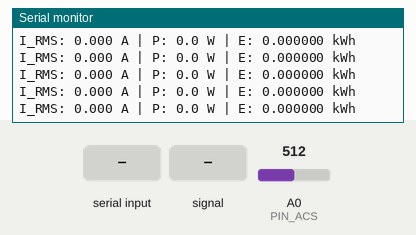
Simulated run of this program. Board: ESP8266 (Wemos D1 mini). Shown: the last lines printed to the serial monitor. The test bench sets the inputs (shaded band); at power-on: A0 (PIN_ACS) = 512.

Above: at 2.5 s.
2.6 s: ">\n" received over Serial
At 2.91 s:
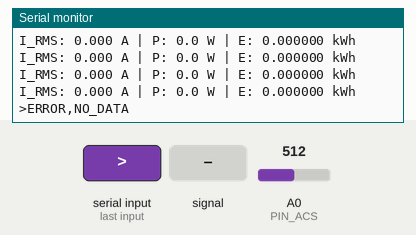
4.2 s: "SET_V\n" received over Serial
At 4.55 s:
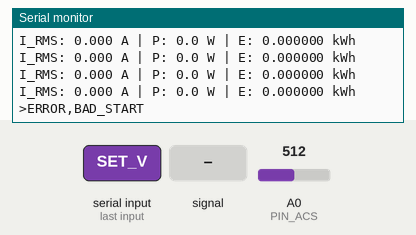
5.9 s: ">,45\n" received over Serial
At 6.18 s:
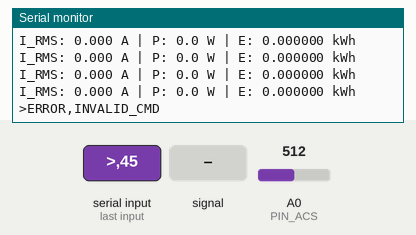
7.5 s: A0 (PIN_ACS) fed a 200 Hz sine of ±81 counts around its level
At 7.77 s:
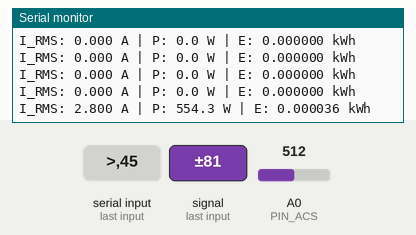
9.0 s: A0 (PIN_ACS) set to 716
At 9.17 s:
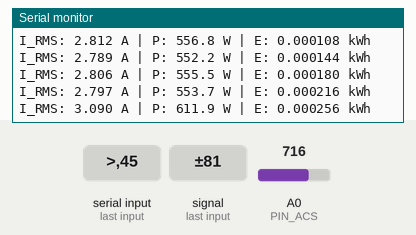
10.5 s: A0 (PIN_ACS) fed a 1000 Hz sine of ±255 counts around its level
At 10.81 s:
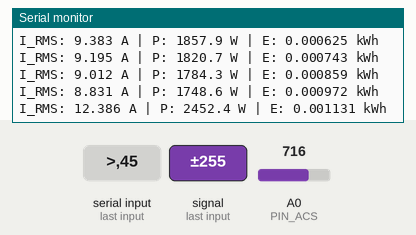
Timing chart, 0 to 13.0 s (numbered marks = the images above; inputs shaded):
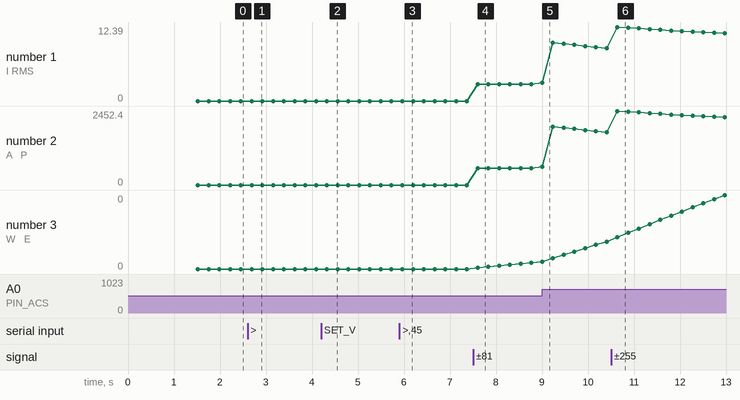

The program:

main.cpp
```cpp
#include <Arduino.h>

// ===== Configurações do hardware =====
const int PIN_ACS = A0;     // D1 Mini: ADC único
const float ADC_VMAX = 3.3; // máximo do ADC A0
const int ADC_RES = 1024;   // resolução 10 bits

// ===== ACS712 ===== (agora configurável)
float SENS_V_PER_A = 0.100;                        // 20A → 0.100 V/A (padrão, pode ser alterado via serial)
const float OUT_SCALING = 3.3 / 5.0;               // divisor 5V → 3.3V
float SENS_EFFECTIVE = SENS_V_PER_A * OUT_SCALING; // atualizado quando SENS_V_PER_A muda

// ===== Rede elétrica ===== (configuráveis)
float MAINS_V = 220.0;          // tensão nominal
float PF = 0.90;                // fator de potência estimado
const float MAINS_FREQ = 60.0;  // Hz
const int CYCLES_FAST = 5;      // ciclos p/ leitura rápida (~80-100 ms)
const int SAMPLE_DELAY_US = 50; // intervalo entre amostras

// ===== Energia =====
unsigned long lastMs = 0;
float energy_kWh = 0.0;

// ===== Calibração =====
float offsetVolts = 0.0;
float noise_Irms = 0.0;

// ===== Util =====
inline float adcToVolts(int adc)
{
  return (adc * ADC_VMAX) / (ADC_RES - 1);
}

float measureOffset_ms(unsigned long ms)
{
  unsigned long t0 = millis();
  double acc = 0;
  uint32_t n = 0;
  while (millis() - t0 < ms)
  {
    acc += adcToVolts(analogRead(PIN_ACS));
    n++;
    delayMicroseconds(50);
  }
  return n ? (acc / n) : (ADC_VMAX / 2.0);
}

float measureIrms_cycles_fast(int cycles, float centerVolts)
{
  const unsigned long duration_us = (unsigned long)((cycles * 1e6) / MAINS_FREQ);
  unsigned long t0 = micros();
  double accSq = 0;
  uint32_t n = 0;

  while ((micros() - t0) < duration_us)
  {
    float v = adcToVolts(analogRead(PIN_ACS));
    float v_ac = v - centerVolts;
    float i = v_ac / SENS_EFFECTIVE;
    accSq += i * i;
    n++;
    delayMicroseconds(SAMPLE_DELAY_US);
  }

  return n ? sqrt(accSq / n) : 0.0;
}

void quickBaseline()
{
  // 1) Offset real do sensor
  offsetVolts = measureOffset_ms(500);
  // 2) Ruído de fundo (Irms sem carga)
  noise_Irms = measureIrms_cycles_fast(5, offsetVolts);

  Serial.print("Offset(V): ");
  Serial.print(offsetVolts, 4);
  Serial.print(" | Noise Irms(A): ");
  Serial.println(noise_Irms, 4);
}

// Função para processar comandos serial recebidos
void processSerialInput()
{
  static String inputBuffer = ""; // Buffer para acumular dados
  while (Serial.available() > 0)
  {
    char c = Serial.read();
    if (c == '\n')
    { // Fim de mensagem
      if (inputBuffer.startsWith(">"))
      {                                         // Início válido
        inputBuffer = inputBuffer.substring(1); // Remove '>'
        // Parse comando (ex.: "SET_V,220.0")
        int commaIndex = inputBuffer.indexOf(',');
        if (commaIndex != -1)
        {
          String cmd = inputBuffer.substring(0, commaIndex);
          String valueStr = inputBuffer.substring(commaIndex + 1);
          float value = valueStr.toFloat();

          if (cmd == "SET_V")
          {
            MAINS_V = value;
            Serial.print(">OK,SET_V,");
            Serial.println(value, 1);
          }
          else if (cmd == "SET_PF")
          {
            PF = value;
            Serial.print(">OK,SET_PF,");
            Serial.println(value, 2);
          }
          else if (cmd == "SET_SENS")
          {
            SENS_V_PER_A = value;
            SENS_EFFECTIVE = SENS_V_PER_A * OUT_SCALING; // Atualiza efetiva
            Serial.print(">OK,SET_SENS,");
            Serial.println(value, 3);
          }
          else if (cmd == "GET_CONFIG")
          {
            Serial.print(">CONFIG,V=");
            Serial.print(MAINS_V, 1);
            Serial.print(",PF=");
            Serial.print(PF, 2);
            Serial.print(",SENS=");
            Serial.println(SENS_V_PER_A, 3);
          }
          else
          {
            Serial.println(">ERROR,INVALID_CMD");
          }
        }
        else
        {
          Serial.println(">ERROR,NO_DATA");
        }
      }
      else
      {
        Serial.println(">ERROR,BAD_START");
      }
      inputBuffer = ""; // Limpa buffer
    }
    else
    {
      inputBuffer += c; // Acumula
    }
  }
}

void setup()
{
  Serial.begin(115200);
  delay(800);
  Serial.println("\nMedidor de Consumo - D1 Mini + ACS712 (RMS rápido, kWh)");
  Serial.println("Calibrando sensor...");
  quickBaseline();
  lastMs = millis();
}

void loop()
{
  processSerialInput(); // Processa entradas serial primeiro (não bloqueia)

  // Ajuste lento do offset (drift térmico)
  float newOffset = measureOffset_ms(50);
  offsetVolts = 0.98f * offsetVolts + 0.02f * newOffset;

  // Leitura RMS rápida
  float Irms_meas = measureIrms_cycles_fast(CYCLES_FAST, offsetVolts);

  // Remove ruído de fundo (linear, não zera pequenas correntes)
  float Irms = (Irms_meas > noise_Irms) ? (Irms_meas - noise_Irms) : 0.0;

  // Potência ativa (W)
  float P_W = MAINS_V * Irms * PF;

  // Energia acumulada (kWh)
  unsigned long now = millis();
  float hours = (now - lastMs) / 3600000.0f;
  lastMs = now;
  energy_kWh += (P_W * hours) / 1000.0f;

  // Saída Serial
  Serial.print("I_RMS: ");
  Serial.print(Irms, 3);
  Serial.print(" A | P: ");
  Serial.print(P_W, 1);
  Serial.print(" W | E: ");
  Serial.print(energy_kWh, 6);
  Serial.println(" kWh");

  delay(100); // ~10 leituras por segundo
}
```

Measured:
- after the input at 2.6 s, the serial monitor: prints a new line after 0.19 s (image 1)
- after the input at 4.2 s, the serial monitor: prints a new line after 0.23 s (image 2)
- after the input at 5.9 s, the serial monitor: prints a new line after 0.16 s (image 3)
- after the input at 7.5 s, the serial monitor: prints a new line after 0.10 s (image 4)
- after the input at 9.0 s, the serial monitor: prints a new line at once (image 5)
- after the input at 10.5 s, the serial monitor: prints a new line after 0.14 s (image 6)
- plotted number 1: 0 → 2.8 after the input at 7.5 s, 2.8 → 8.83 after the input at 9.0 s, 8.83 → 11.31 after the input at 10.5 s
- plotted number 2: 0 → 553.7 after the input at 7.5 s, 553.7 → 1748.6 after the input at 9.0 s, 1748.6 → 2238.8 after the input at 10.5 s
